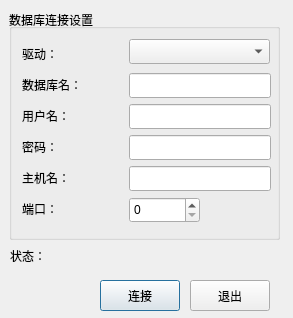
<?xml version="1.0" encoding="UTF-8"?>
<ui version="4.0">
 <class>QSqlConnectionDialogUi</class>
 <widget class="QDialog" name="QSqlConnectionDialogUi">
  <property name="geometry">
   <rect>
    <x>0</x>
    <y>0</y>
    <width>293</width>
    <height>318</height>
   </rect>
  </property>
  <property name="maximumSize">
   <size>
    <width>400</width>
    <height>380</height>
   </size>
  </property>
  <property name="windowTitle">
   <string>数据库连接</string>
  </property>
  <widget class="QGroupBox" name="connGroupBox">
   <property name="enabled">
    <bool>true</bool>
   </property>
   <property name="geometry">
    <rect>
     <x>9</x>
     <y>9</y>
     <width>271</width>
     <height>231</height>
    </rect>
   </property>
   <property name="title">
    <string>数据库连接设置</string>
   </property>
   <property name="alignment">
    <set>Qt::AlignLeading|Qt::AlignLeft|Qt::AlignVCenter</set>
   </property>
   <widget class="QLabel" name="label_2">
    <property name="geometry">
     <rect>
      <x>13</x>
      <y>33</y>
      <width>45</width>
      <height>23</height>
     </rect>
    </property>
    <property name="text">
     <string>驱动：</string>
    </property>
   </widget>
   <widget class="QLabel" name="label_3">
    <property name="geometry">
     <rect>
      <x>13</x>
      <y>64</y>
      <width>75</width>
      <height>23</height>
     </rect>
    </property>
    <property name="text">
     <string>数据库名：</string>
    </property>
   </widget>
   <widget class="QLabel" name="label_4">
    <property name="geometry">
     <rect>
      <x>13</x>
      <y>95</y>
      <width>60</width>
      <height>23</height>
     </rect>
    </property>
    <property name="text">
     <string>用户名：</string>
    </property>
   </widget>
   <widget class="QLabel" name="label_5">
    <property name="geometry">
     <rect>
      <x>13</x>
      <y>188</y>
      <width>45</width>
      <height>23</height>
     </rect>
    </property>
    <property name="text">
     <string>端口：</string>
    </property>
   </widget>
   <widget class="QLabel" name="label_6">
    <property name="geometry">
     <rect>
      <x>13</x>
      <y>126</y>
      <width>45</width>
      <height>23</height>
     </rect>
    </property>
    <property name="text">
     <string>密码：</string>
    </property>
   </widget>
   <widget class="QLabel" name="label_7">
    <property name="geometry">
     <rect>
      <x>13</x>
      <y>157</y>
      <width>60</width>
      <height>23</height>
     </rect>
    </property>
    <property name="text">
     <string>主机名：</string>
    </property>
   </widget>
   <widget class="QLineEdit" name="editDatabase">
    <property name="geometry">
     <rect>
      <x>120</x>
      <y>64</y>
      <width>142</width>
      <height>25</height>
     </rect>
    </property>
   </widget>
   <widget class="QLineEdit" name="editUsername">
    <property name="geometry">
     <rect>
      <x>120</x>
      <y>95</y>
      <width>142</width>
      <height>25</height>
     </rect>
    </property>
   </widget>
   <widget class="QLineEdit" name="editPassword">
    <property name="geometry">
     <rect>
      <x>120</x>
      <y>126</y>
      <width>142</width>
      <height>25</height>
     </rect>
    </property>
   </widget>
   <widget class="QLineEdit" name="editHostname">
    <property name="geometry">
     <rect>
      <x>120</x>
      <y>157</y>
      <width>142</width>
      <height>25</height>
     </rect>
    </property>
   </widget>
   <widget class="QSpinBox" name="portSpinBox">
    <property name="geometry">
     <rect>
      <x>120</x>
      <y>188</y>
      <width>71</width>
      <height>26</height>
     </rect>
    </property>
   </widget>
   <widget class="QComboBox" name="comboDriver">
    <property name="geometry">
     <rect>
      <x>120</x>
      <y>30</y>
      <width>141</width>
      <height>25</height>
     </rect>
    </property>
   </widget>
  </widget>
  <widget class="QLabel" name="status_label">
   <property name="geometry">
    <rect>
     <x>59</x>
     <y>240</y>
     <width>221</width>
     <height>31</height>
    </rect>
   </property>
   <property name="text">
    <string/>
   </property>
   <property name="alignment">
    <set>Qt::AlignRight|Qt::AlignTrailing|Qt::AlignVCenter</set>
   </property>
  </widget>
  <widget class="QPushButton" name="okButton">
   <property name="geometry">
    <rect>
     <x>100</x>
     <y>280</y>
     <width>80</width>
     <height>31</height>
    </rect>
   </property>
   <property name="text">
    <string>连接</string>
   </property>
  </widget>
  <widget class="QPushButton" name="cancelButton">
   <property name="geometry">
    <rect>
     <x>190</x>
     <y>280</y>
     <width>80</width>
     <height>31</height>
    </rect>
   </property>
   <property name="text">
    <string>退出</string>
   </property>
  </widget>
  <widget class="QLabel" name="label_1">
   <property name="geometry">
    <rect>
     <x>10</x>
     <y>240</y>
     <width>41</width>
     <height>31</height>
    </rect>
   </property>
   <property name="text">
    <string>状态：</string>
   </property>
  </widget>
 </widget>
 <resources/>
 <connections/>
</ui>
